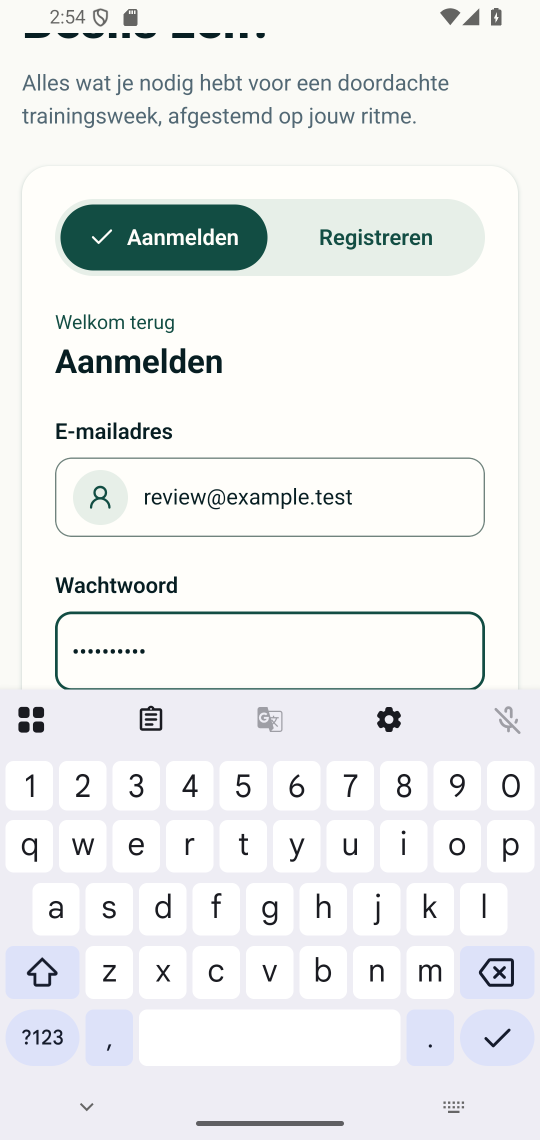
#> input picture docs/ui/evidence/final-visual-batch-12/interaction-auth-keyboard.png, 1080 x 2280 px (shown at 1/2 size); its folder holds only this picture in this run
$ python make-interactions-inspection.py
#> lines starting #> are read from the running program, lines starting #| are printed output that depends on the picture
from pathlib import Path
from PIL import Image,ImageDraw
import json
root=Path(__file__).resolve().parent
items=sorted(root.glob('interaction-*.png'))
records=[]
for start in range(0,len(items),2):
 group=items[start:start+2]
 sheet=Image.new('RGB',(1080,1190),'#f4f4e8')
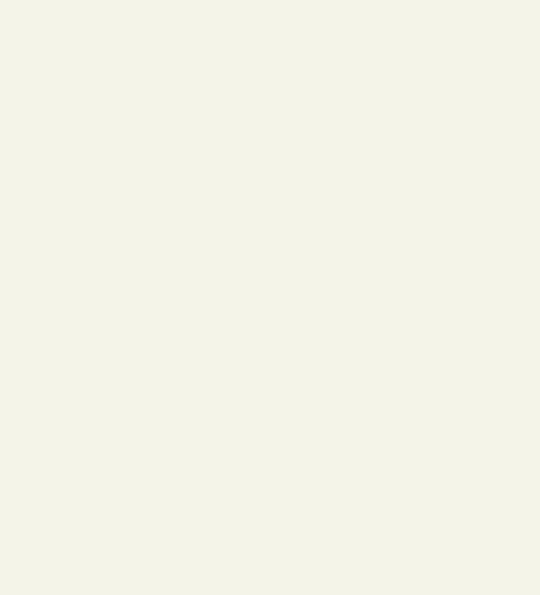
#> sheet: PIL image 1080x1190 RGB (shown at 1/2 size); mean R, G, B 244, 244, 232
 d=ImageDraw.Draw(sheet)
 for col,path in enumerate(group):
  img=Image.open(path).convert('RGB');img.thumbnail((540,1140))
#> after `img.thumbnail((540, 1140))`:
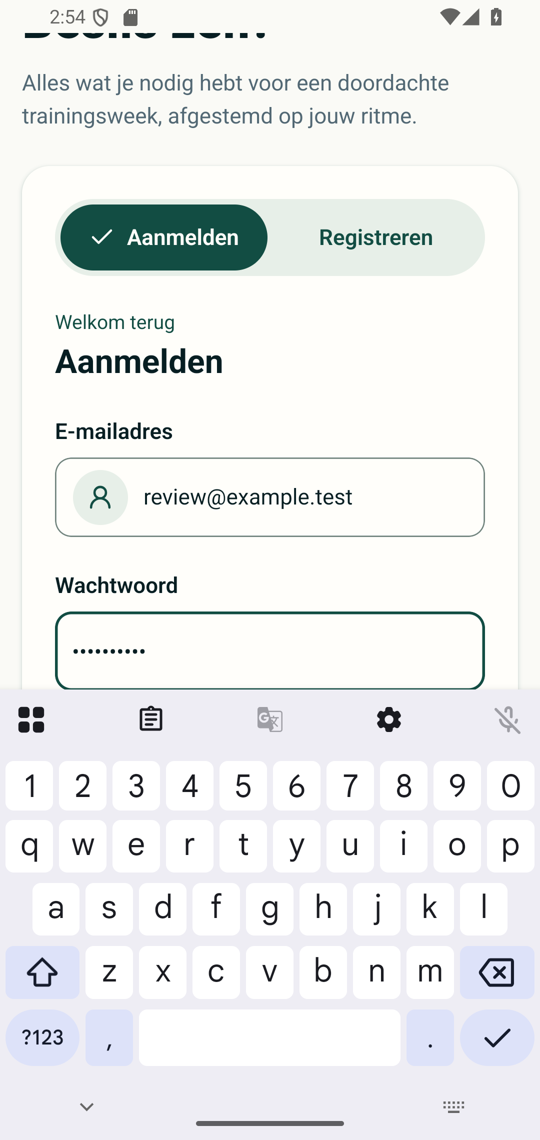
#> img: PIL image 540x1140 RGB; mean R, G, B 236.6, 238.4, 238.1
  sheet.paste(img,(col*540,50));d.text((col*540+8,12),path.stem,fill='#17372e')
#> after `sheet.paste(img, (col * 540, 50))`:
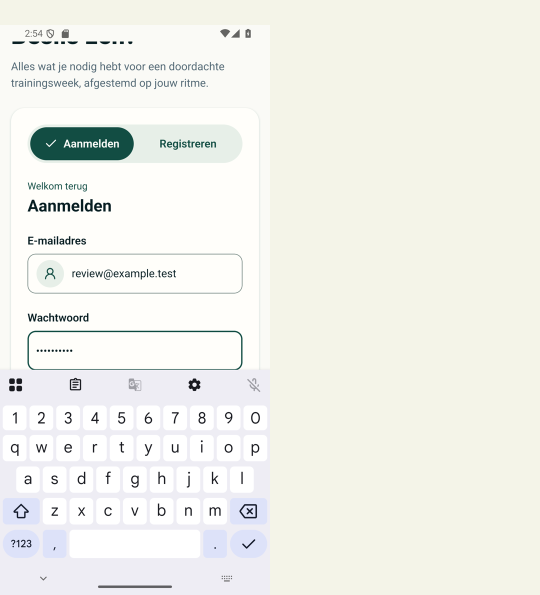
#> sheet: PIL image 1080x1190 RGB (shown at 1/2 size); mean R, G, B 240.5, 241.3, 234.9
 name='interaction-inspection-'+str(start//2+1)+'.jpg'
 sheet.save(root/name,quality=92)
 records.append({'file':name,'sources':[p.name for p in group]})
(root/'interaction-inspection-index.json').write_text(json.dumps(records,indent=2)+'\n')
print(str(len(records))+' interaction sheets')
